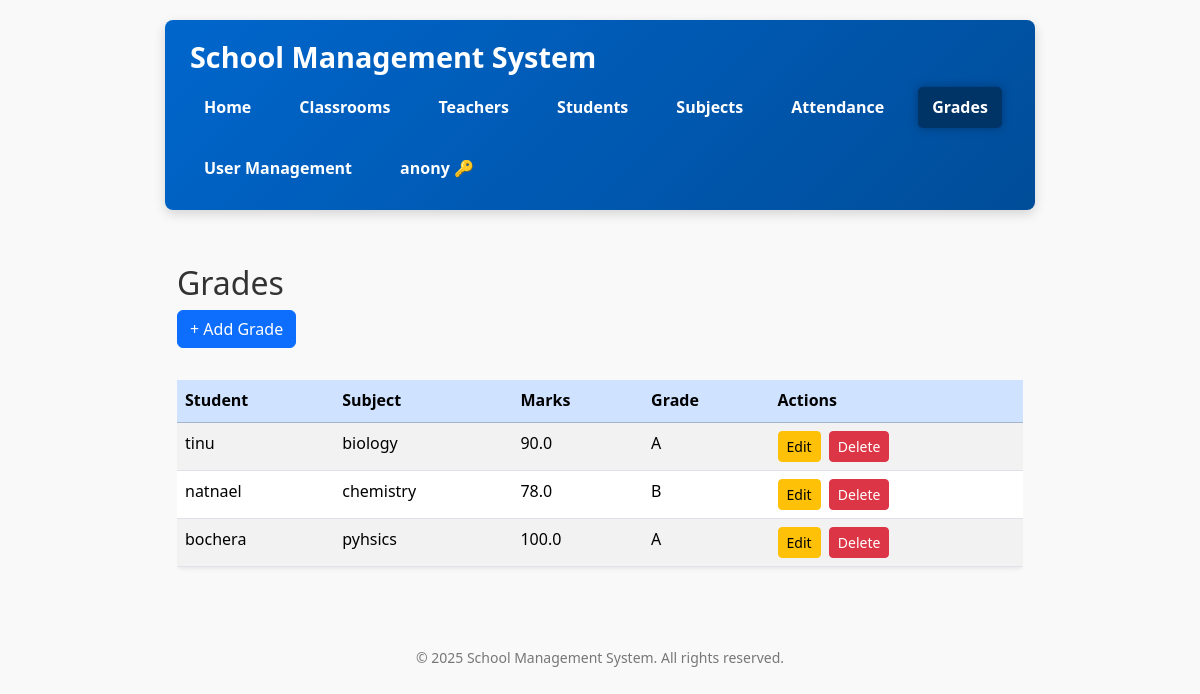
The app's page /grades/ (signed in) with its own data.
### school/models.py (models this page shows, shortened)
class User(AbstractUser):
    ROLE_CHOICES = (
        ('ADMIN', 'Admin'),
        ('TEACHER', 'Teacher'),
        ('STUDENT', 'Student'),
    )
    role = models.CharField(max_length=10, choices=ROLE_CHOICES, null=True, blank=True)
    force_password_change = models.BooleanField(default=False)  # Add this field

class Grade(models.Model):
    student = models.ForeignKey(Student, on_delete=models.CASCADE, related_name='grades')
    subject = models.ForeignKey(Subject, on_delete=models.CASCADE, related_name='grades')
    marks = models.FloatField()
    grade = models.CharField(max_length=2)
    class Meta:
        unique_together = ('student', 'subject')

class Student(models.Model):
    user = models.OneToOneField(settings.AUTH_USER_MODEL, on_delete=models.CASCADE)
    GENDER_CHOICES = [('Male', 'Male'), ('Female', 'Female'), ('Other', 'Other')]
    name = models.CharField(max_length=100)
    age = models.PositiveIntegerField()
    gender = models.CharField(max_length=10, choices=GENDER_CHOICES)
    photo = models.ImageField(upload_to='student_photos/', blank=True, null=True)
    address = models.TextField(blank=True)
    parent_contact = models.CharField(max_length=20, blank=True)
    classroom = models.ForeignKey(ClassRoom, on_delete=models.CASCADE, related_name='students')
    class Meta:
        ordering = ['name']

class Subject(models.Model):
    name = models.CharField(max_length=100)
    code = models.CharField(max_length=10)
    class Meta:
        ordering = ['name']

### school/views.py (the view)
# urls.py: path('grades/', views.grade_list, name='grade_list'),
@role_required(['ADMIN', 'TEACHER'])
def grade_list(request):
    user = request.user
    grades = Grade.objects.select_related('student', 'subject').order_by('-id')
    if hasattr(user, 'role') and user.role.upper() == 'TEACHER':
        teacher = get_object_or_404(Teacher, user=user)
        classrooms = ClassRoom.objects.filter(subjects__teachers=teacher)
        grades = grades.filter(student__classroom__in=classrooms)
    return render(request, 'school/grade_list.html', {'grades': grades})

### school/views.py (called while the page is built)
def role_required(allowed_roles=None):
    if allowed_roles is None:
        allowed_roles = []
    def decorator(view_func):
        @wraps(view_func)
        def wrapper(request, *args, **kwargs):
            if not request.user.is_authenticated:
                from django.contrib.auth.views import redirect_to_login
                return redirect_to_login(request.get_full_path())
            user = request.user
            if user.is_superuser:
                return view_func(request, *args, **kwargs)
            user_role = getattr(user, 'role', None)
            if user_role and user_role.upper() in [r.upper() for r in allowed_roles]:
                return view_func(request, *args, **kwargs)
            from django.shortcuts import redirect
            return redirect('school:no_permission')
        return wrapper
    return decorator

### school/templates/school/grade_list.html (shortened to what this page needs)
{% extends 'school/base.html' %}
{% block content %}
<h2>Grades</h2>
<p><a href="{% url 'school:grade_create' %}" class="btn btn-primary mb-3">+ Add Grade</a></p>
<div class="table-responsive">
    <table class="table table-striped table-hover rounded shadow-sm bg-white">
        <thead class="table-primary">
            <tr>
                <th>Student</th>
                <th>Subject</th>
                <th>Marks</th>
                <th>Grade</th>
                <th>Actions</th>
            </tr>
        </thead>
        <tbody>
            {% for grade in grades %}
            <tr>
                <td>{{ grade.student.name }}</td>
                <td>{{ grade.subject.name }}</td>
                <td>{{ grade.marks }}</td>
                <td>{{ grade.grade }}</td>
                <td>
                    <a href="{% url 'school:grade_update' grade.pk %}" class="btn btn-sm btn-warning me-1">Edit</a>
                    <a href="{% url 'school:grade_delete' grade.pk %}" class="btn btn-sm btn-danger"
                       onclick="return confirm('Are you sure you want to delete this grade?');">Delete</a>
                </td>
            </tr>
            {% empty %}
            <tr><td colspan="5" class="text-center">No grades found.</td></tr>
            {% endfor %}
        </tbody>
    </table>
</div>
{% endblock %}

### school/templates/school/base.html (shortened to what this page needs)
{% load static %}
<!DOCTYPE html>
<html lang="en">
<head>
    <link href="https://cdn.jsdelivr.net/npm/bootstrap@5.3.3/dist/css/bootstrap.min.css" rel="stylesheet" />
</head>
<body>
    <header>
        <div class="d-flex align-items-center">
            <h1>School Management System</h1>
        </div>
       <nav>
    <a href="{% url 'school:home' %}" class="{% if request.resolver_match.url_name == 'home' %}active{% endif %}">Home</a>
    <a href="{% url 'school:classroom_list' %}" class="{% if 'classroom' in request.path %}active{% endif %}">Classrooms</a>
    <a href="{% url 'school:teacher_list' %}" class="{% if 'teacher' in request.path %}active{% endif %}">Teachers</a>
    <a href="{% url 'school:student_list' %}" class="{% if 'student' in request.path %}active{% endif %}">Students</a>
    <a href="{% url 'school:subject_list' %}" class="{% if 'subject' in request.path %}active{% endif %}">Subjects</a>
    <a href="{% url 'school:attendance_list' %}" class="{% if 'attendance' in request.path %}active{% endif %}">Attendance</a>
    <a href="{% url 'school:grade_list' %}" class="{% if 'grade' in request.path %}active{% endif %}">Grades</a>
    {% if user.is_authenticated %}
        {% if user.is_superuser or user.role|default:''|upper == 'ADMIN' %}
            <a href="{% url 'school:user_list' %}" class="{% if 'users' in request.path %}active{% endif %}">User Management</a>
        {% endif %}
        <form id="logout-form" action="{% url 'school:logout' %}" method="post" style="display:inline;">
            <button type="submit" title="Logout">{{ user.username }} &#x1F511;</button>
        </form>
    {% else %}
        <a href="{% url 'school:login' %}" class="{% if 'login' in request.path %}active{% endif %}">Login</a>
    {% endif %}
</nav>
    </header>
    <div class="container py-4">
        {% block content %}{% endblock %}
    </div>
    <footer>
        &copy; {% now "Y" %} School Management System. All rights reserved.
    </footer>
</body>
</html>

### school/templates/school/base.html (style rules this page uses)
body { font-family: 'Segoe UI', Tahoma, Geneva, Verdana, sans-serif; max-width: 900px; margin: 20px auto; padding: 0 15px; background: #f9f9f9; color: #333; line-height: 1.6; }
header { background: linear-gradient(135deg, #0066cc 0%, #004d99 100%); color: white; padding: 20px 25px; margin-bottom: 30px; border-radius: 8px; box-shadow: 0 4px 12px rgba(0, 0, 0, 0.15); position: sticky; top: 0; z-index: 1000; }
header h1 { margin: 0; font-weight: 700; font-size: 1.8rem; user-select: none; }
nav { margin-top: 12px; display: flex; gap: 20px; flex-wrap: wrap; }
nav a, nav form button { color: white; font-weight: 600; padding: 8px 14px; border-radius: 5px; transition: background-color 0.3s ease; cursor: pointer; text-decoration: none; border: none; background: none; }
nav a.active { background-color: #003366; color: #fff; box-shadow: 0 0 8px #003366cc; }
footer { margin-top: 40px; text-align: center; color: #777; font-size: 14px; }

### records on screen
User: username "anony"
Grade: student.name "tinu", subject.name "biology", marks "90.0", grade "A"
Grade: student.name "natnael", subject.name "chemistry", marks "78.0", grade "B"
Grade: student.name "bochera", subject.name "pyhsics", marks "100.0", grade "A"
